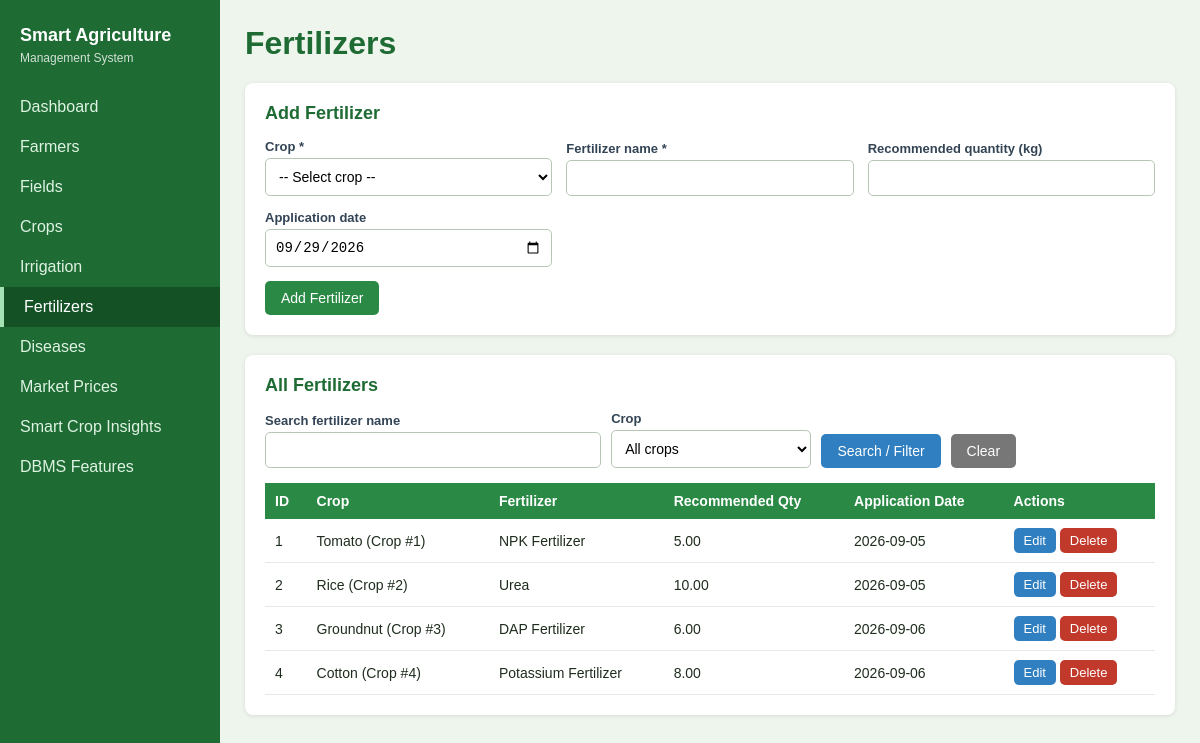
The app's page /fertilizers.php with its own data.
### tables this page shows
CREATE TABLE `fertilizer` (
  `fertilizer_id` int(11) NOT NULL,
  `crop_id` int(11) NOT NULL,
  `fertilizer_name` varchar(100) NOT NULL,
  `recommended_quantity` decimal(10,2) DEFAULT NULL,
  `application_date` date DEFAULT NULL
);

CREATE TABLE `crop` (
  `crop_id` int(11) NOT NULL,
  `field_id` int(11) NOT NULL,
  `crop_name` varchar(100) NOT NULL,
  `season` varchar(50) DEFAULT NULL,
  `duration` int(11) DEFAULT NULL
);

### db.php (called while the page is built, shortened)
<?php
try {
    $conn = new mysqli('localhost', 'root', '', 'smart_agriculture');
    $conn->set_charset('utf8mb4');
} catch (Exception $e) {
    die('<h2>Database connection failed</h2><p>' . htmlspecialchars($e->getMessage()) .
        '</p><p>Check: (1) MySQL is started in XAMPP, (2) database name is <b>smart_agriculture</b>, (3) user <b>root</b> has no password.</p>');
}
function h($v) { return htmlspecialchars((string)$v, ENT_QUOTES, 'UTF-8'); }
function db_all($sql, $params = []) {
    global $conn;
    $st = $conn->prepare($sql);
    if ($params) { $st->bind_param(str_repeat('s', count($params)), ...$params); }
    $st->execute();
    $rows = $st->get_result()->fetch_all(MYSQLI_ASSOC);
    return $rows;
}

### fertilizers.php (the view, shortened to what this page needs)
<?php
require 'db.php';
$f = ['fertilizer_id' => '', 'crop_id' => '', 'fertilizer_name' => '', 'recommended_quantity' => '', 'application_date' => date('Y-m-d')];
$q = trim($_GET['q'] ?? '');
$cid = (int)($_GET['crop'] ?? 0);
$sql = "SELECT fe.*, c.crop_name FROM Fertilizer fe JOIN Crop c ON fe.crop_id = c.crop_id WHERE fe.fertilizer_name LIKE ?";
$params = ['%' . $q . '%'];
$rows = db_all($sql . " ORDER BY fe.fertilizer_id", $params);
$crops = crop_rows();
require 'header.php';
?>
<h1>Fertilizers</h1>
<div class="card">
  <h2><?= $f['fertilizer_id'] ? 'Edit Fertilizer' : 'Add Fertilizer' ?></h2>
  <form method="post" class="form-grid">
    <label>Crop *
      <select name="crop_id" required><option value="">-- Select crop --</option><?= opts($crops, $f['crop_id']) ?></select>
    </label>
    <label>Fertilizer name *<input type="text" name="fertilizer_name" maxlength="100" required value="<?= h($f['fertilizer_name']) ?>"></label>
    <label>Recommended quantity (kg)<input type="number" name="recommended_quantity" step="0.01" min="0.01" value="<?= h($f['recommended_quantity']) ?>"></label>
    <label>Application date<input type="date" name="application_date" value="<?= h($f['application_date']) ?>"></label>
    <div class="form-actions">
      <button class="btn btn-green" type="submit"><?= $f['fertilizer_id'] ? 'Update Fertilizer' : 'Add Fertilizer' ?></button>
    </div>
  </form>
</div>
<div class="card">
  <h2>All Fertilizers</h2>
  <form method="get" class="search-bar">
    <div><label>Search fertilizer name<input type="text" name="q" value="<?= h($q) ?>"></label></div>
    <div><label>Crop<select name="crop"><option value="0">All crops</option><?= opts($crops, $cid) ?></select></label></div>
    <button class="btn btn-blue" type="submit">Search / Filter</button>
    <a class="btn btn-gray" href="fertilizers.php">Clear</a>
  </form>
  <div class="table-wrap">
  <table>
    <tr><th>ID</th><th>Crop</th><th>Fertilizer</th><th>Recommended Qty</th><th>Application Date</th><th>Actions</th></tr>
    <?php foreach ($rows as $r): ?>
    <tr>
      <td><?= h($r['fertilizer_id']) ?></td><td><?= h($r['crop_name']) ?> (Crop #<?= h($r['crop_id']) ?>)</td>
      <td><?= h($r['fertilizer_name']) ?></td><td><?= h($r['recommended_quantity']) ?></td><td><?= h($r['application_date']) ?></td>
      <td>
        <a class="btn btn-blue btn-sm" href="fertilizers.php?edit=<?= (int)$r['fertilizer_id'] ?>">Edit</a>
        <form method="post" class="inline" onsubmit="return confirm('Delete this fertilizer record?');">
          <button class="btn btn-red btn-sm" type="submit">Delete</button>
        </form>
      </td>
    </tr>
    <?php endforeach; ?>
  </table>
  </div>
</div>
<?php require 'footer.php'; ?>

### style.css (style rules this page uses)
* { box-sizing: border-box; }
body { margin: 0; font-family: Arial, Helvetica, sans-serif; background: #eef5ec; color: #1f2d1f; }
h1 { margin-top: 0; color: #1e6b34; }
h2 { margin-top: 0; font-size: 18px; color: #1e6b34; }
.card { background: #fff; border-radius: 8px; padding: 20px; margin-bottom: 20px; box-shadow: 0 1px 4px rgba(0,0,0,.1); }
.table-wrap { overflow-x: auto; }
table { width: 100%; border-collapse: collapse; }
th { background: #2a8a45; color: #fff; text-align: left; padding: 10px; font-size: 14px; }
td { padding: 9px 10px; border-bottom: 1px solid #e3ebe3; font-size: 14px; }
.form-grid { display: grid; grid-template-columns: repeat(auto-fill, minmax(220px, 1fr)); gap: 14px; align-items: end; }
label { display: block; font-size: 13px; font-weight: bold; color: #345; }
input[type=text], input[type=number], input[type=date], select { width: 100%; padding: 9px; margin-top: 4px; border: 1px solid #b7c7b7; border-radius: 5px; font-size: 14px; background: #fff; }
.form-actions { grid-column: 1 / -1; }
.btn { display: inline-block; padding: 9px 16px; border: 0; border-radius: 5px; color: #fff; font-size: 14px; cursor: pointer; text-decoration: none; }
.btn-sm { padding: 5px 10px; font-size: 13px; }
.btn-green { background: #2a8a45; }
.btn-blue { background: #2f7fc1; }
.btn-red { background: #c0392b; }
.btn-gray { background: #777; }
form.inline { display: inline; }
.search-bar { display: flex; flex-wrap: wrap; gap: 10px; margin-bottom: 15px; align-items: flex-end; }
.search-bar > div { min-width: 180px; }

### records on screen
fertilizer: fertilizer_id "1", crop.crop_name "Tomato", crop "1", fertilizer_name "NPK Fertilizer", recommended_quantity "5.00", application_date "2026-09-05"
fertilizer: fertilizer_id "2", crop.crop_name "Rice", crop "2", fertilizer_name "Urea", recommended_quantity "10.00", application_date "2026-09-05"
fertilizer: fertilizer_id "3", crop.crop_name "Groundnut", crop "3", fertilizer_name "DAP Fertilizer", recommended_quantity "6.00", application_date "2026-09-06"
fertilizer: fertilizer_id "4", crop.crop_name "Cotton", crop "4", fertilizer_name "Potassium Fertilizer", recommended_quantity "8.00", application_date "2026-09-06"

### other values on screen
$label "Dashboard"
$label "Farmers"
$label "Fields"
$label "Crops"
$label "Irrigation"
$label "Fertilizers"
$label "Diseases"
$label "Market Prices"
$label "Smart Crop Insights"
$label "DBMS Features"
